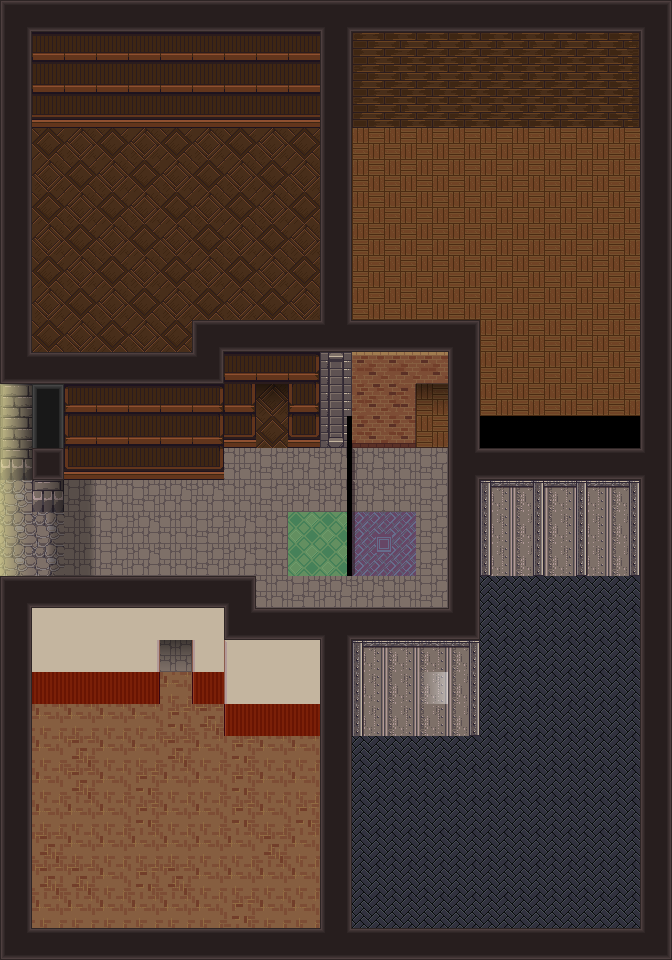

The image is a tile-based game level rendered from a .tmx file. Its description and source (layers, tilesets, objects; grid data summarised) follow:
An orthogonal 21x30 tile map with 32x32 px tiles, 3 tile layers (bg, mid, foreground), 6 tilesets and 4 objects (start).

<map version="1.11" tiledversion="1.11.2" orientation="orthogonal" renderorder="right-down" width="21" height="30" tilewidth="32" tileheight="32" infinite="0" nextlayerid="7" nextobjectid="5">
 <tileset firstgid="1" source="../Assorted_LPC/lpc-walls/walls.tsx" />
 <tileset firstgid="6145" source="../[Town]VictorianTenement_LPC.tsx" />
 <tileset firstgid="9217" source="../Assorted_LPC/lpc-floors/floors.tsx" />
 <tileset firstgid="11265" source="../Assorted_LPC/lpc-bricks-v6/bricks.tsx" />
 <tileset firstgid="13313" source="../[A]Wall-Up_pipo.tsx" />
 <tileset firstgid="13409" source="../[A]LightShadow_pipo.tsx" />
 <imagelayer id="6" name="ref" offsetx="-960" offsety="-1408">
  <image source="../vtt-maps/District 6.webp" width="1728" height="2912" />
 </imagelayer>
 <layer id="1" name="bg" width="21" height="30">
  <data>[630 cells, 625 non-empty, 77 distinct tile ids]</data>
 </layer>
 <layer id="2" name="mid" width="21" height="30">
  <data>[630 cells, 26 non-empty, 10 distinct tile ids]</data>
 </layer>
 <layer id="3" name="foreground" width="21" height="30">
  <properties>
   <property name="z" type="int" value="1" />
  </properties>
  <data>[630 cells, 163 non-empty, 15 distinct tile ids]</data>
 </layer>
 <objectgroup id="4" name="Object Layer 1">
  <object id="1" name="start" x="96" y="512">
   <point />
  </object>
  <object id="2" x="0" y="512" width="32" height="64">
   <properties>
    <property name="dest" value="somewhere-district-6" />
    <property name="destDir" value="l" />
    <property name="destX" type="float" value="0" />
    <property name="destY" type="float" value="0" />
   </properties>
  </object>
  <object id="3" x="304" y="528" width="32" height="32" />
  <object id="4" x="368" y="528" width="32" height="32" />
 </objectgroup>
</map>
